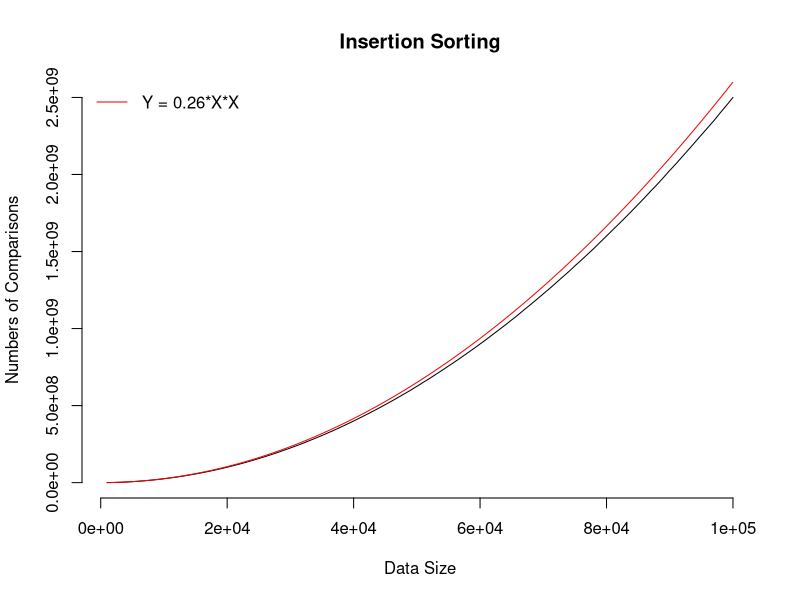
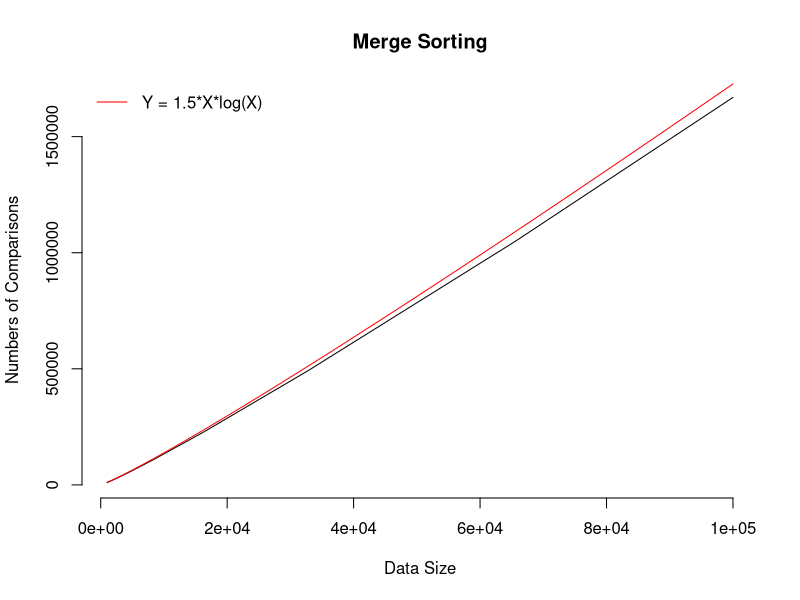
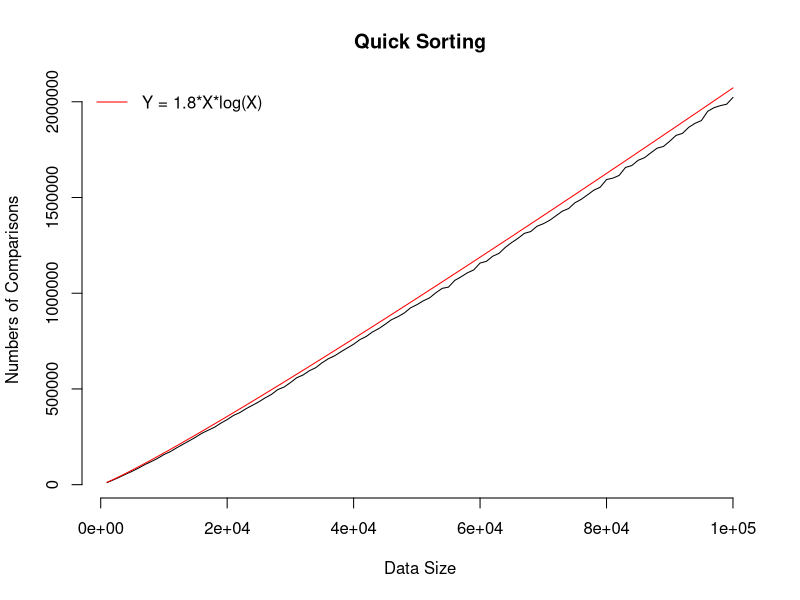

Here is the R script that generated these plots, in order:
setwd("C:/Users/4malteses/Desktop/plot")

### Insertion Sorting
# set up data size vector
data.size <- vector()
for (i in 1:100) {
  data.size[i] <- i * 1000
}

# load cmp number
data.cmp <- read.table("Insert.txt", header = FALSE, sep = " ", stringsAsFactors=F)
data.cmp <- as.character(data.cmp)
data.cmp <- data.cmp[1:100]

plot(data.size, 
     data.cmp,
     type = "l",
     bty="n",
     xlab= "Data Size",
     ylab="Numbers of Comparisons",
     main = "Insertion Sorting")
lines(data.size, 
      0.26*data.size*data.size, 
      type ="l", 
      col = "red")
# legend
legend("topleft", 
       bty="n",
       legend = c("Y = 0.26*X*X"),
       lty = c(1), 
       col = c("red"),
       lwd = 1,
       pt.lwd = 1,
       text.width = 1)


### Merge Sorting
# set up data size vector
data.size <- vector()
for (i in 1:100) {
  data.size[i] <- i * 1000
}

# load cmp number
data.cmp <- read.table("Merge.txt", header = FALSE, sep = " ", stringsAsFactors=F)
data.cmp <- as.character(data.cmp)
data.cmp <- data.cmp[1:100]

plot(data.size, 
     data.cmp,
     type = "l",
     bty="n",
     xlab= "Data Size",
     ylab="Numbers of Comparisons",
     main = "Merge Sorting")
lines(data.size, 
      1.5*data.size*log(data.size), 
      type ="l", 
      col = "red")
# legend
legend("topleft", 
       bty="n",
       legend = c("Y = 1.5*X*log(X)"),
       lty = c(1), 
       col = c("red"),
       lwd = 1,
       pt.lwd = 1,
       text.width = 1)


### Quick Sorting
# set up data size vector
data.size <- vector()
for (i in 1:100) {
  data.size[i] <- i * 1000
}

# load cmp number
data.cmp <- read.table("Quick.txt", header = FALSE, sep = " ", stringsAsFactors=F)
data.cmp <- as.character(data.cmp)
data.cmp <- data.cmp[1:100]

plot(data.size, 
     data.cmp,
     type = "l",
     bty="n",
     xlab= "Data Size",
     ylab="Numbers of Comparisons",
     main = "Quick Sorting")
lines(data.size, 
      1.8*data.size*log(data.size), 
      type ="l", 
      col = "red")
# legend
legend("topleft", 
       bty="n",
       legend = c("Y = 1.8*X*log(X)"),
       lty = c(1), 
       col = c("red"),
       lwd = 1,
       pt.lwd = 1,
       text.width = 1)